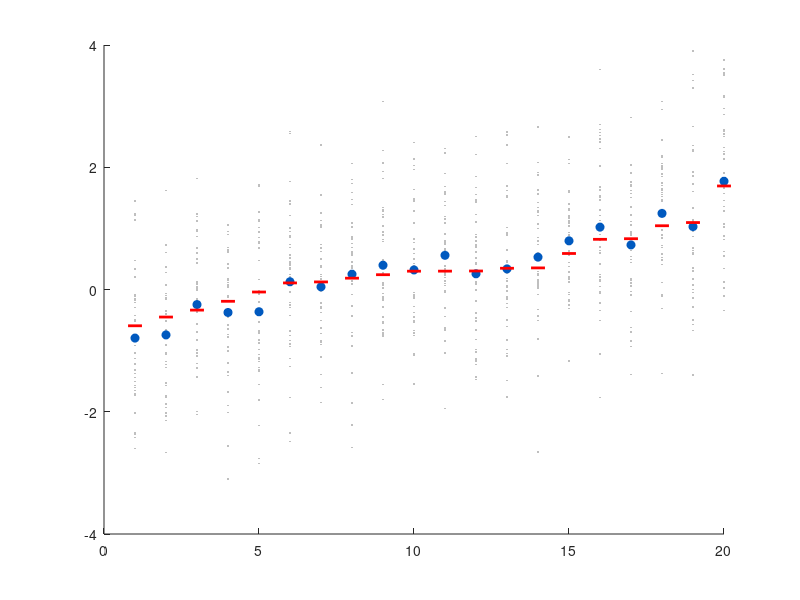

MATLAB code for this plot: (Note: this script raises an error after producing the figure.)
%% Chapter 21 Lab: Group Analysis (MATLAB)
% This lab accompanies Chapter 21, "Group Analysis". You will simulate
% hierarchical (multi-subject) data with known ground truth, compare fixed
% effects (FFX) and random effects (RFX) inference, fit mixed effects
% models, and see how robust regression protects group results from
% outlier subjects.
%
% Requirements: Statistics and Machine Learning Toolbox (ttest, fitlme,
% robustfit). The mixed-model section also demonstrates CANlab's
% glmfit_multilevel from CanlabCore (https://github.com/canlab/CanlabCore);
% that section is optional if CanlabCore is not on your path.
% Code adapted from CANlab tutorials (github.com/canlab,
% CANlab_help_examples/canlab_mixed_effects_matlab_demo1) and the
% Computational Foundations mixed-effects tutorials.
%
% Runtime: about a minute. All data are simulated.

%% 1. Simulate hierarchical (multi-subject) data
% Group fMRI data have two levels. For one voxel's contrast:
%
%   Level 1 (within-subject):   y_ij = beta_i + eps_ij,  eps ~ N(0, sigma_w^2)
%   Level 2 (between-subject):  beta_i = beta_G + eta_i, eta ~ N(0, sigma_b^2)
%
% Trials scatter around each subject's true effect beta_i, and the subject
% effects scatter around the population effect beta_G. The two variance
% components -- within-subject noise and true between-subject variability
% -- drive everything in this lab.

rng(2021);

n_subj   = 20;      % subjects
n_trials = 40;      % trials (1st-level observations) per subject
beta_G   = 0.5;     % true population effect
sigma_b  = 0.5;     % SD of true subject effects (eta_i)
sigma_w  = 1.0;     % SD of trial-level noise (eps_ij)

subj_fx = beta_G + sigma_b .* randn(1, n_subj);              % true beta_i
Y = repmat(subj_fx, n_trials, 1) + sigma_w .* randn(n_trials, n_subj);

subj_means = mean(Y)';       % first-level summary statistic per subject

% Plot trials, subject means, and true effects, sorted by true effect
[~, order] = sort(subj_fx);

figure; hold on;
for k = 1:n_subj
    i = order(k);
    plot(k * ones(n_trials, 1), Y(:, i), '.', 'Color', [.75 .75 .75], 'MarkerSize', 4);
end
plot(1:n_subj, subj_means(order), 'o', 'Color', [0 .35 .75], 'MarkerFaceColor', [0 .35 .75]);
plot(1:n_subj, subj_fx(order), '_r', 'LineWidth', 2, 'MarkerSize', 10);
yline(beta_G, '--k'); yline(0, 'k');
xlabel('Subject (sorted by true effect)'); ylabel('Response (a.u.)');
title('Trials (gray), subject means (blue), true subject effects (red)');

%% 2. Decompose the variance of subject means
% The subject means vary because of BOTH real individual differences and
% leftover trial noise:  var(means) ~ sigma_b^2 + sigma_w^2 / n_trials.
% With 40 trials, between-subject variance dominates.

var_obs      = var(subj_means);
var_expected = sigma_b^2 + sigma_w^2 / n_trials;

fprintf('Variance of subject means, observed:  %.3f\n', var_obs);
fprintf('Expected sigma_b^2 + sigma_w^2/n:     %.3f + %.3f = %.3f\n', ...
    sigma_b^2, sigma_w^2 / n_trials, var_expected);

%% 3. Fixed effects vs. random effects inference on one dataset
% FFX ("super subject"): concatenate all trials from all subjects into one
% t-test. Its error term contains only within-subject noise (df ~ 799).
% RFX (summary statistics): one-sample t-test on the 20 subject means;
% variation ACROSS SUBJECTS is the error term (df = 19).

[~, p_ffx, ~, stat_ffx] = ttest(Y(:));          % FFX: pool 800 trials
[~, p_rfx, ~, stat_rfx] = ttest(subj_means);    % RFX: subject means

fprintf('\n%-28s  est = %.3f  t(%4d) = %6.2f  p = %.2g\n', ...
    'FFX (pool all trials):', mean(Y(:)), stat_ffx.df, stat_ffx.tstat, p_ffx);
fprintf('%-28s  est = %.3f  t(%4d) = %6.2f  p = %.2g\n', ...
    'RFX (subject means):', mean(subj_means), stat_rfx.df, stat_rfx.tstat, p_rfx);

% Same group estimate -- but FFX standard errors are far too small, because
% between-subject variance is missing from its error term.

%% 4. The false-positive experiment: FFX inflates FPR under the null
% Set the TRUE group effect to zero but keep real between-subject
% variability: some subjects activate, others deactivate, population mean
% is nil. A valid test should reject ~5% of the time. Repeat with
% sigma_b = 0 (identical subjects), the only world where FFX is valid.

n_iter = 1000;
sigma_b_levels = [0 0.5];
fpr = zeros(numel(sigma_b_levels), 2);            % rows: sigma_b, cols: FFX RFX

for s = 1:numel(sigma_b_levels)
    sb = sigma_b_levels(s);
    p1 = zeros(n_iter, 1); p2 = zeros(n_iter, 1);
    for it = 1:n_iter
        sfx = sb .* randn(1, n_subj);                                 % beta_G = 0
        Yi  = repmat(sfx, n_trials, 1) + sigma_w .* randn(n_trials, n_subj);
        [~, p1(it)] = ttest(Yi(:));                                   % FFX
        [~, p2(it)] = ttest(mean(Yi)');                               % RFX
    end
    fpr(s, :) = [mean(p1 < .05) mean(p2 < .05)];
end

t = array2table(fpr, 'VariableNames', {'FFX', 'RFX'}, ...
    'RowNames', {'sigma_b = 0', 'sigma_b = 0.5'});
disp('False positive rates at alpha = .05 (nominal: 0.05):'); disp(t)

figure;
bar(fpr); hold on; yline(0.05, '--k', 'nominal \alpha = .05');
set(gca, 'XTickLabel', {'\sigma_b = 0 (identical)', '\sigma_b = 0.5 (subjects differ)'});
legend({'FFX (super subject)', 'RFX (summary statistics)'}, 'Location', 'northwest');
ylabel('False positive rate');
title('FFX inflates false positives when between-subject variance exists');

% With realistic individual differences, FFX rejects the true null most of
% the time. Valid population inference requires between-subject variation
% in the error term -- which is exactly what RFX provides.

%% 5. A genuine mixed effects model with fitlme
% Now a within-subject design: each subject completes trials in two
% conditions (effects coded -0.5 / +0.5), with random intercepts AND random
% slopes across subjects. We fit the full mixed model to trial-level data
% and compare it with the summary statistics approach.

rng(33);
n_subj = 24; n_per_cond = 30;
betaG_0 = 0.2; betaG_1 = 0.6;          % population intercept, condition effect
sd_int = 0.4; sd_slope = 0.5;          % between-subject SDs
sigma_w = 1.0;

subject = []; cond = []; y = [];
for i = 1:n_subj
    b0 = betaG_0 + sd_int * randn;
    b1 = betaG_1 + sd_slope * randn;
    ci = [-0.5 * ones(n_per_cond, 1); 0.5 * ones(n_per_cond, 1)];
    yi = b0 + b1 .* ci + sigma_w .* randn(2 * n_per_cond, 1);
    subject = [subject; i * ones(2 * n_per_cond, 1)]; %#ok<AGROW>
    cond = [cond; ci]; y = [y; yi];                   %#ok<AGROW>
end
tbl = table(y, cond, categorical(subject), 'VariableNames', {'y', 'cond', 'subject'});

% Wilkinson notation: fixed effect of cond, random intercept + slope by subject
lme = fitlme(tbl, 'y ~ cond + (cond | subject)', 'FitMethod', 'REML');
disp(lme)

% Compare: summary statistics approach (t-test on per-subject differences)
diffs = zeros(n_subj, 1);
for i = 1:n_subj
    wh = subject == i;
    diffs(i) = mean(y(wh & cond > 0)) - mean(y(wh & cond < 0));
end
[~, p_ss, ~, stat_ss] = ttest(diffs);
fprintf('\nSummary statistics: est = %.3f, SE = %.3f, t(%d) = %.2f, p = %.2g\n', ...
    mean(diffs), std(diffs) / sqrt(n_subj), stat_ss.df, stat_ss.tstat, p_ss);

% With a balanced design and homogeneous error, the two agree closely: the
% one-sample t-test on contrasts IS a simplified mixed effects analysis.
% The mixed model additionally returns the variance components (compare the
% random-effects SDs in the fitlme output with sd_int/sd_slope above).

%% 6. CANlab glmfit_multilevel: precision-weighted summary statistics
% CANlab's glmfit_multilevel fits a first-level model per subject, then a
% precision-weighted second-level model -- a fast mixed-effects compromise
% used in the CANlab GLM and mediation toolboxes (igls.m, mediation.m).
% Skip this cell if CanlabCore is not on your path.
% Adapted from CANlab tutorials (github.com/canlab).

if ~isempty(which('glmfit_multilevel'))
    YY = cell(1, n_subj); XX = cell(1, n_subj);
    for i = 1:n_subj
        wh = subject == i;
        YY{i} = y(wh);
        XX{i} = cond(wh);       % intercept is added automatically (first column)
    end

    stats_ml = glmfit_multilevel(YY, XX, [], 'weighted', 'noverbose', ...
        'names', {'Intercept' 'Condition'});

    fprintf('glmfit_multilevel: Condition effect = %.3f, t(%.1f) = %.2f, p = %.2g\n', ...
        stats_ml.beta(1, 2), stats_ml.dfe(2), stats_ml.t(1, 2), stats_ml.p(1, 2));
else
    disp('CanlabCore not found -- skipping glmfit_multilevel demo.');
end

%% 7. Outlier subjects: OLS vs. robust (IRLS) regression
% Second-level scenario: one contrast (COPE) value per subject, regressed
% on a behavioral covariate. There is NO true relationship -- until one
% outlier subject creates one. Robust iteratively reweighted least squares
% (IRLS) down-weights points far from the central mass of subjects.
% CANlab's robfit.m applies this voxelwise to contrast images.

rng(11);
n2 = 30;
perf = randn(n2, 1);                   % mean-centered covariate
cope = 0.3 .* randn(n2, 1);            % contrast values: true slope = 0

perf_o = perf; cope_o = cope;
perf_o(end) = 4; cope_o(end) = 3;      % one extreme outlier subject

[b_clean, ~, st_clean] = glmfit(perf, cope);            % OLS, clean
[b_ols,   ~, st_ols]   = glmfit(perf_o, cope_o);        % OLS, with outlier
[b_rob, st_rob]        = robustfit(perf_o, cope_o);     % IRLS (bisquare)

fprintf('Slope, clean OLS:          %6.3f  (p = %.3f)\n', b_clean(2), st_clean.p(2));
fprintf('Slope, OLS with outlier:   %6.3f  (p = %.3f)  <- spurious!\n', b_ols(2), st_ols.p(2));
fprintf('Slope, robust IRLS:        %6.3f  (p = %.3f)\n', b_rob(2), st_rob.p(2));
fprintf('IRLS weight for the outlier subject: %.3f\n', st_rob.w(end));

xg = linspace(-2.5, 4.5, 50)';
figure; hold on;
scatter(perf_o, cope_o, 40, 1 - st_rob.w, 'filled', 'MarkerEdgeColor', 'k');
colormap(flipud(gray)); cb = colorbar; ylabel(cb, '1 - IRLS weight (darker = kept)');
plot(xg, b_ols(2) .* xg + b_ols(1), 'r-', 'LineWidth', 1.5);
plot(xg, b_rob(2) .* xg + b_rob(1), 'k-', 'LineWidth', 1.5);
legend({'subjects (shaded by IRLS weight)', 'OLS fit', 'robust IRLS fit'}, ...
    'Location', 'northwest');
xlabel('Performance (covariate)'); ylabel('Contrast value (COPE)');
title('One outlier subject flips the OLS slope; IRLS down-weights it');

%% 8. Wrap-up
% - Multi-subject data are hierarchical; valid population inference puts
%   between-subject variability in the error term.
% - FFX omits that variance component: valid only if subjects are
%   identical, badly anticonservative otherwise.
% - The summary statistics approach implicitly treats subject as a random
%   effect and is fully efficient when first-level precision is homogeneous.
% - Mixed models (fitlme, glmfit_multilevel, igls, FLAME, 3dMEMA) estimate
%   variance components explicitly and precision-weight subjects; they help
%   most with unbalanced, missing, or variable-quality data.
% - Robust IRLS regression (robustfit; robfit.m for images) is cheap
%   insurance against outlier subjects at the second level.
%
% Next: Chapter 22 -- running this group test at 100,000 voxels at once
% raises the multiple comparisons problem.
